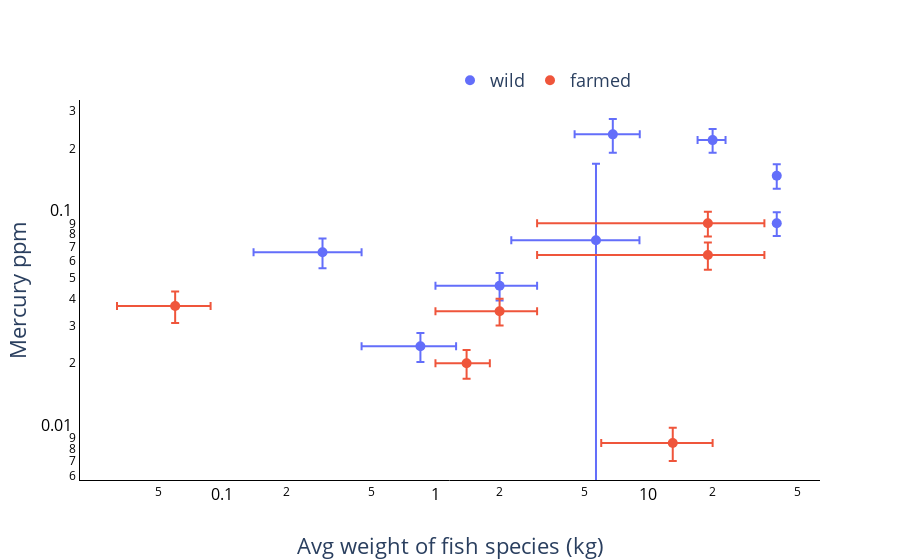

Notebook code cell kept with this figure:
### Code cell
mpl_fig = plt.figure(figsize=(12,5))
ax = mpl_fig.add_subplot(111)
p1 = plt.errorbar(wildweight, wildppm, yerr=wilduncy, xerr=wildunc, fmt='o', ecolor='blue', capthick=1, capsize=2, label='wild')
p2 = plt.errorbar(farmweight, farmppm, yerr=farmuncy, xerr=farmunc, fmt='x', ecolor='red', capthick=1, capsize=2, label='farm')

y_title='Mercury ppm'
x_title='Avg weight of fish species (kg)'
title_text='Ave. fish weight vs. Mercury concentration '
plt.legend()
plt.ylabel(y_title)
plt.title(title_text)
plt.xlabel(x_title)
ax.set_yscale('log')
ax.set_xscale('log')
plt.show()

fig = go.Figure(
        data=[
            go.Scatter(
                name='wild',
                x=wildweight,
                y=wildppm,
                mode='markers',
                marker=dict(size=10,
                            color=0),
                error_y=dict(
                    type='data', # value of error bar given in data coordinates
                    array=wilduncy,
                    visible=True),
                error_x=dict(
                    type='data', # value of error bar given in data coordinates
                    array=wildunc,
                    visible=True)),
            go.Scatter(
                name='farmed',
                x=farmweight,
                y=farmppm,
                mode='markers',
                marker=dict(size=10,
                            color=0),
                error_y=dict(
                    type='data', # value of error bar given in data coordinates
                    array=farmuncy,
                    visible=True),
                error_x=dict(
                    type='data', # value of error bar given in data coordinates
                    array=farmunc,
                    visible=True))
        ])

fig.update_layout(yaxis_type="log",xaxis_type="log")
fig.update_layout(plot_bgcolor='white')#,width=700, height=700)
fig.update_yaxes(linecolor='black',tickfont=dict(color='black', size=16))
fig.update_xaxes(linecolor='black',tickfont=dict(color='black', size=16))
fig.update_layout(legend_orientation="h",legend=dict(x=0.5, y=1.1))
fig.update_layout(barmode='group')
fig.update_layout(yaxis_title=y_title,xaxis_title=x_title,
                  font=dict(size=18)
)

fig.show()
fig.write_html("2017-mercury-size.html",include_plotlyjs=False)

### Figure 1 — Plotly figure (JSON) as saved in the notebook; plotly's stock layout.template omitted (floating-point values rounded to 4 significant figures)
{"data": [{"error_x": {"array": [2.3, 0.4, 3, 0.13, 0.155, 1, 0.13, 3.4], "type": "data", "visible": true}, "error_y": {"array": [0.042, 0.0037, 0.0278, 0.0114, 0.0104, 0.0067, 0.0197, 0.0958], "type": "data", "visible": true}, "marker": {"color": 0, "size": 10}, "mode": "markers", "name": "wild", "type": "scatter", "x": [6.8, 0.85, 20, 40, 0.295, 2, 40, 5.67], "y": [0.234, 0.024, 0.22, 0.09, 0.066, 0.046, 0.15, 0.075]}, {"error_x": {"array": [1, 16, 16, 7, 0.4, 0.028], "type": "data", "visible": true}, "error_y": {"array": [0.005, 0.012, 0.0093, 0.0015, 0.00305, 0.0062], "type": "data", "visible": true}, "marker": {"color": 0, "size": 10}, "mode": "markers", "name": "farmed", "type": "scatter", "x": [2, 19, 19, 13, 1.4, 0.06], "y": [0.035, 0.09, 0.064, 0.0085, 0.02, 0.037]}], "layout": {"barmode": "group", "font": {"size": 18}, "legend": {"orientation": "h", "x": 0.5, "y": 1.1}, "plot_bgcolor": "white", "xaxis": {"linecolor": "black", "tickfont": {"color": "black", "size": 16}, "title": {"text": "Avg weight of fish species (kg)"}, "type": "log"}, "yaxis": {"linecolor": "black", "tickfont": {"color": "black", "size": 16}, "title": {"text": "Mercury ppm"}, "type": "log"}}}
